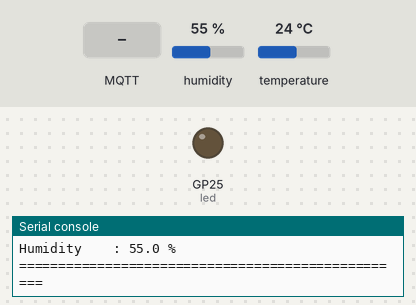
This program was run on a simulated Raspberry Pi Pico running MicroPython. Shown: output pins drawn as LEDs (lit = HIGH), the last lines printed to the serial console. The inputs (shaded band) are chosen by the test bench; at power-on: humidity 55 %, temperature 24 °C. WiFi joins after 1.5 s; the clock reads 2024-03-15 10:24:30 at power-on unless the program sets it; no MQTT or app messages arrive unless stated.

Above: at 3.3 s.
3.4 s: MQTT message "ON" arrives on the first subscribed topic
13.6 s: MQTT message "OFF" arrives on the first subscribed topic
At 23.0 s:
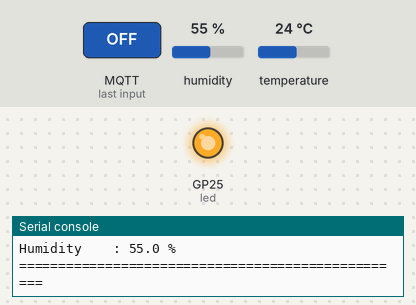
23.7 s: MQTT message "1" arrives on the first subscribed topic
Timing chart, 0 to 33.8 s (numbered marks = the images above; inputs shaded):
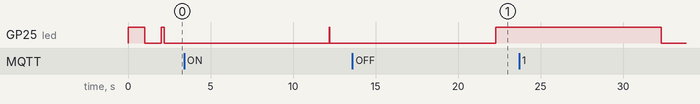

The program:

DHT22_publish_mqtt_v2.py
```python
from machine import Pin
from time import sleep
import network
from umqtt.simple import MQTTClient
import config
import dht
import utime

# =========================================================
# GPIO SETUP
# =========================================================

# Onboard LED
led = Pin("LED", Pin.OUT)

# DHT22 Sensor
dht_sensor = dht.DHT22(Pin(15))

# =========================================================
# MQTT TOPICS
# =========================================================

MQTT_TOPIC_TEMPERATURE = b'pico/temperature'
MQTT_TOPIC_HUMIDITY = b'pico/humidity'

# Subscribe Topic
MQTT_TOPIC_LED = b'pico/led'

# =========================================================
# MQTT PARAMETERS
# =========================================================

MQTT_SERVER = config.mqtt_server
MQTT_PORT = 0

MQTT_USER = config.mqtt_username
MQTT_PASSWORD = config.mqtt_password

MQTT_CLIENT_ID = b"raspberrypi_picow"

MQTT_KEEPALIVE = 7200

MQTT_SSL = True
MQTT_SSL_PARAMS = {'server_hostname': MQTT_SERVER}

# =========================================================
# TERMINAL DECORATION
# =========================================================

def print_line():
    print("==================================================")

def print_header(title):
    print_line()
    print(title)
    print_line()

# =========================================================
# MQTT CALLBACK
# =========================================================

def mqtt_callback(topic, msg):

    print_header("MQTT SUBSCRIBE MESSAGE")

    print("Topic   :", topic.decode())
    print("Message :", msg.decode())

    # LED Control
    if topic == MQTT_TOPIC_LED:

        if msg == b'ON':
            led.on()
            print("LED STATUS : ON")

        elif msg == b'OFF':
            led.off()
            print("LED STATUS : OFF")

    print_line()

# =========================================================
# DHT22 SENSOR
# =========================================================

def get_sensor_readings():

    try:

        dht_sensor.measure()

        temperature = dht_sensor.temperature()
        humidity = dht_sensor.humidity()

        return temperature, humidity

    except Exception as e:

        print_header("DHT22 SENSOR ERROR")
        print("Error :", e)

        return None, None

# =========================================================
# WIFI CONNECTION
# =========================================================

def initialize_wifi(ssid, password):

    wlan = network.WLAN(network.STA_IF)
    wlan.active(True)

    print_header("WIFI CONNECTION")

    print("Connecting to WiFi...")
    print("SSID :", ssid)

    wlan.connect(ssid, password)

    timeout = 15

    while timeout > 0:

        status = wlan.status()

        if status >= 3:
            break

        timeout -= 1

        print("Waiting for connection...")

        led.toggle()

        sleep(1)

    if wlan.status() != 3:

        print("WiFi Connection Failed")
        print_line()

        return False

    else:

        led.on()

        print("WiFi Connected Successfully")
        print("IP Address :", wlan.ifconfig()[0])
        print("Subnet Mask:", wlan.ifconfig()[1])
        print("Gateway    :", wlan.ifconfig()[2])
        print("DNS        :", wlan.ifconfig()[3])

        print_line()

        return True

# =========================================================
# MQTT CONNECTION
# =========================================================

def connect_mqtt():

    try:

        print_header("MQTT CONNECTION")

        print("Connecting to MQTT Broker...")
        print("Server :", MQTT_SERVER.decode())

        client = MQTTClient(
            client_id=MQTT_CLIENT_ID,
            server=MQTT_SERVER,
            port=MQTT_PORT,
            user=MQTT_USER,
            password=MQTT_PASSWORD,
            keepalive=MQTT_KEEPALIVE,
            ssl=MQTT_SSL,
            ssl_params=MQTT_SSL_PARAMS
        )

        # Callback Function
        client.set_callback(mqtt_callback)

        # Connect MQTT
        client.connect()

        print("MQTT Broker Connected")

        # Subscribe Topic
        client.subscribe(MQTT_TOPIC_LED)

        print("Subscribed Topic :", MQTT_TOPIC_LED.decode())

        print_line()

        return client

    except Exception as e:

        print_header("MQTT CONNECTION ERROR")
        print("Error :", e)

        raise

# =========================================================
# MQTT PUBLISH
# =========================================================

def publish_mqtt(topic, value):

    try:

        client.publish(topic, str(value))

        print_header("MQTT PUBLISH")

        print("Topic     :", topic.decode())
        print("Value     :", value)

        print("Published : SUCCESS")

        print_line()

    except Exception as e:

        print("Publish Error :", e)

# =========================================================
# MAIN PROGRAM
# =========================================================

try:

    print("\n")
    print("Raspberry Pi Pico W MQTT Monitor")
    print("Starting System...")
    print("\n")

    # Connect WiFi
    if not initialize_wifi(
        config.wifi_ssid,
        config.wifi_password
    ):

        print("Program Stopped")

    else:

        # Connect MQTT
        client = connect_mqtt()

        while True:

            # Check Subscribe Messages
            client.check_msg()

            # Get DHT22 Readings
            temperature, humidity = get_sensor_readings()

            if temperature is not None:

                # Publish Temperature
                publish_mqtt(
                    MQTT_TOPIC_TEMPERATURE,
                    temperature
                )

                # Publish Humidity
                publish_mqtt(
                    MQTT_TOPIC_HUMIDITY,
                    humidity
                )

                # Terminal Dashboard
                print_header("LIVE SENSOR DASHBOARD")

                print("Time        :", utime.localtime())
                print("Temperature :", temperature, "°C")
                print("Humidity    :", humidity, "%")

                print_line()

            # Blink LED
            led.toggle()

            # Delay
            sleep(10)

except Exception as e:

    print_header("SYSTEM ERROR")
    print("Error :", e)
```

config.py
```python
wifi_ssid = 'REPLACE_WITH_YOUR_SSID'
wifi_password = 'REPLACE_WITH_YOUR_PASSWORD'
mqtt_server = b'MQTT_BROKER_URL'
mqtt_username = b'BROKER_USERNAME'
mqtt_password = b'BROKER_PASSWORD'
```
